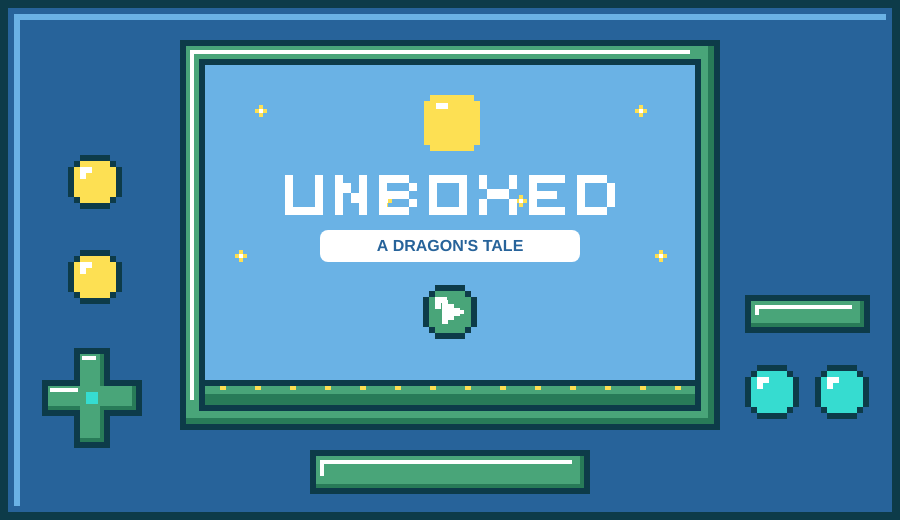
Frame 1 (no input)
Frame 60 (no input): identical to frame 1, image omitted
Frame 120 (the mouse pressed at the canvas centre since frame 60): identical to frame 1, image omitted

The p5.js sketch that drew this single still picture (run headless with seeded random() and noise() and a simulated clock; from frame 60 on, the mouse is pressed at the canvas centre):

// p5.js sketch
// ── sketch.js
//Angélica Díaz - 202514825
//Entrega final

//UNBOXED: A DRAGON'S TALE: Es un juego en el que el jugador debe guiar a un dragón hasta la meta utilizando las flechas del teclado para moverse y la barra espaciadora para saltar. Sin embargo, el camino aparentemente seguro esconde una trampa y la solución requiere explorar el escenario y utilizar elementos de la interfaz para avanzar sobre la propia consola.

//El juego propone una reflexión sobre la importancia de cuestionar las instrucciones y los caminos establecidos, en lugar de seguirlos por inercia. A través de sus mecánicas, invita a pensar fuera de la caja para encontrar una solución poco convencional. Después de todo, si eres un dragón, ¿por qué caminar cuando puedes volar?

//Variables para la paleta de colores 
let colVerdeOscuro;
let colVerdeMedio;
let colVerdeClaro;
let colAzulClaro;
let colAzulOscuro;
let colAmarillo;
let colBorde;
let colBlanco;
let colLuzDragon;
let colTurquesa;

//Variables de los objetos del juego
let consola;
let dragon;
let nubes = [];

//Estados
let INTRO = 0;
let INSTRUCCIONES = 1;
let NIVEL1 = 2;
let PERDIO = 3;
let GANO = 4;

//declarar inicio
let estadoActual = INTRO;

// CLASES

class Consola {
  constructor() {
    //Coordenadas fijas que delimitan la pantalla LCD interior
    this.pantallaX = 205;
    this.pantallaY = 65;
    this.pantallaAncho = 490;
    this.pantallaAlto = 340;
    this.trampaAbierta = false;
    this.huecoX = 395;

    //Coordenadas de la cruceta
    this.crucetaX = 42;
    this.crucetaY = 348;
    this.crucetaActiva = false; // Cambia cuando el dragón la pisa
    this.botonAbajoActivo = false; //También cambia
    this.botonArribaActivo = false; //También cambia
  }

  //Comportamiento 1: Dibujar el fondo de la consola, botones y pantalla interior
  display() {
    noStroke();

    //CARCASA EXTERIOR
    fill(colBorde);
    rect(0, 0, width, height);
    fill(colAzulOscuro);
    rect(8, 8, width - 16, height - 16);
    //Brillo superior e izquierdo de la carcasa
    fill(colAzulClaro);
    rect(14, 14, width - 28, 6);
    rect(14, 14, 6, height - 28);

    //PANTALLA LCD INTERIOR
    fill(colAzulClaro);
    rect(this.pantallaX, this.pantallaY, this.pantallaAncho, this.pantallaAlto);

    //Sol
    fill(colAmarillo);
    rect(430, 95, 44, 56);
    rect(424, 101, 56, 44);
    fill(colBlanco);
    rect(436, 103, 12, 6); // Brillo 

    //Estrellitas amarillas de 4 puntas 
    this.dibujarEstrella(255, 105);
    this.dibujarEstrella(635, 105);
    this.dibujarEstrella(380, 195);
    this.dibujarEstrella(515, 195);
    this.dibujarEstrella(235, 250);
    this.dibujarEstrella(446, 235);
    this.dibujarEstrella(655, 250);

    //Pasto
    fill(colBorde);
    rect(this.pantallaX, 380, this.pantallaAncho, 6);
    fill(colVerdeOscuro);
    rect(this.pantallaX, 386, this.pantallaAncho, 19);
    fill(colVerdeMedio);
    rect(this.pantallaX, 386, this.pantallaAncho, 8);
    
    //Detalles amarillos en el pasto
    fill(colAmarillo);
    for (let gx = this.pantallaX + 15; gx < this.pantallaX + this.pantallaAncho - 10; gx += 35) {
      rect(gx, 386, 6, 4);
    }

    //Hueco de la trampa (Se abre en el pasto debajo de donde pisa el dragón)
    if (this.trampaAbierta) {
      fill(colAzulClaro);
      rect(this.huecoX, 380, 115, 25);
      fill(colBorde);
      rect(this.huecoX, 380, 6, 25);
      rect(this.huecoX + 109, 380, 6, 25); 
    }

    //Flecha y banderita (Aparecen durante el juego y los estados de fin)
    if (estadoActual !== INTRO && estadoActual !== INSTRUCCIONES) {
      //Flecha
      fill(colBorde);
      rect(426, 331, 32, 24);  
      rect(454, 319, 8, 48); 
      rect(462, 325, 8, 36); 
      rect(470, 331, 8, 24);
      rect(478, 337, 8, 12); 

      fill(colAmarillo);
      rect(430, 335, 28, 16); 
      rect(458, 323, 4, 40); 
      rect(462, 329, 8, 28);
      rect(470, 335, 8, 16);
      rect(478, 341, 4, 4); 

      fill(colBlanco);
      rect(432, 337, 22, 4); // Brillito flecha

      //Banderita de la meta
      fill(colBorde);
      rect(631, 370, 32, 10); 
      rect(640, 290, 14, 82); 
      rect(637, 280, 20, 14); 
      rect(654, 294, 12, 32); 
      rect(666, 300, 12, 20); 
      rect(678, 306, 8, 8);   

      fill(colVerdeMedio);
      rect(635, 374, 24, 6);  
      fill(colBlanco);
      rect(644, 294, 6, 76);  
      fill(colAmarillo);
      rect(641, 284, 12, 6); 

      fill(colTurquesa);
      rect(654, 298, 12, 24); 
      rect(666, 304, 12, 12); 
      rect(678, 308, 4, 4);   
      fill(colBlanco);
      rect(656, 300, 8, 4); // Brillito bandera
    }

    //Placa inferior central
    this.dibujarPlacaRetro(310, 450, 280, 44);

    //Controles izquierdos (Botones amarillos)
    if (this.botonArribaActivo) {
      this.dibujarCirculoPixel(68, 155, colVerdeClaro);
    } else {
      this.dibujarCirculoPixel(68, 155, colAmarillo);
    }

    if (this.botonAbajoActivo) {
      this.dibujarCirculoPixel(68, 250, colVerdeClaro);
    } else {
      this.dibujarCirculoPixel(68, 250, colAmarillo);
    }

    //Cruceta
    let cx = this.crucetaX;
    let cy = this.crucetaY;
    fill(colBorde);
    rect(cx + 32, cy, 36, 100); // Borde vertical
    rect(cx, cy + 32, 100, 36); // Borde horizontal
    fill(colVerdeOscuro);
    rect(cx + 38, cy + 6, 24, 88); // Sombra interna
    rect(cx + 6, cy + 38, 88, 24);

    //Si el dragón está pisando la cruceta, se ilumina en verde claro
    if (this.crucetaActiva) {
      fill(colVerdeClaro);
    } else {
      fill(colVerdeMedio);
    }
    rect(cx + 38, cy + 6, 20, 84); // Relleno vertical
    rect(cx + 6, cy + 38, 84, 20); // Relleno horizontal

    fill(colBlanco);
    rect(cx + 40, cy + 8, 14, 4); // Brillito superior cruceta
    rect(cx + 8, cy + 40, 28, 4); // Brillito izquierdo cruceta

    //El centro también cambia a amarillo cuando el dragón pisa la cruceta
    if (this.crucetaActiva) {
      fill(colAmarillo);
    } else {
      fill(colTurquesa);
    }
    rect(cx + 44, cy + 44, 12, 12); // Centro de la cruceta

    // Controles derechos
    this.dibujarPlacaRetro(745, 295, 125, 38);
    this.dibujarCirculoPixel(745, 365, colTurquesa);
    this.dibujarCirculoPixel(815, 365, colTurquesa);
  }

  //Comportamiento 2: Dibujar el marco verde hueco ENCIMA del dragón para que pase por debajo
  mostrarMarco() {
    noStroke();

    //Borde oscuro del marco
    fill(colBorde);
    rect(180, 40, 540, 25); 
    rect(180, 405, 540, 25); 
    rect(180, 65, 25, 340); 
    rect(695, 65, 25, 340); 

    //Sombra verde oscura del marco
    fill(colVerdeOscuro);
    rect(186, 46, 528, 13); 
    rect(186, 411, 528, 13); 
    rect(186, 59, 13, 352); 
    rect(701, 59, 13, 352);

    //Color verde principal del marco
    fill(colVerdeMedio);
    rect(186, 46, 522, 13); 
    rect(186, 411, 522, 7);
    rect(186, 59, 13, 352);
    rect(701, 59, 7, 352);

    //Brillito blanco en L del marco
    fill(colBlanco);
    rect(190, 50, 500, 4); // Brillo superior
    rect(190, 50, 4, 350); // Brillo izquierdo
  }

  //Pantalla de inicio dentro de la consola (Estado INTRO)
  mostrarInicio() {
    noStroke();

    //UNBOXED centrado
    push();
    translate(285, 175);
    fill(colBlanco);

    //U
    rect(0, 0, 8, 40);
    rect(30, 0, 8, 40);
    rect(0, 32, 38, 8);

    //N
    rect(50, 0, 8, 40);
    rect(58, 8, 8, 10);
    rect(66, 18, 8, 10);
    rect(74, 0, 8, 40);

    //B
    rect(94, 0, 8, 40);
    rect(102, 0, 22, 8);
    rect(102, 16, 22, 8);
    rect(102, 32, 22, 8);
    rect(124, 8, 8, 8);
    rect(124, 24, 8, 8);

    //O
    rect(144, 0, 8, 40);
    rect(174, 0, 8, 40);
    rect(144, 0, 38, 8);
    rect(144, 32, 38, 8);

    //X
    rect(194, 0, 8, 14);
    rect(224, 0, 8, 14);
    rect(202, 14, 22, 10);
    rect(194, 24, 8, 16);
    rect(224, 24, 8, 16);

    //E
    rect(244, 0, 8, 40);
    rect(252, 0, 28, 8);
    rect(252, 16, 20, 8);
    rect(252, 32, 28, 8);

    //D
    rect(292, 0, 8, 40);
    rect(300, 0, 22, 8);
    rect(300, 32, 22, 8);
    rect(322, 8, 8, 24);
    pop();

    //Cajita blanca con A DRAGON'S TALE
    fill(colBlanco);
    rect(320, 230, 260, 32, 8);
    fill(colAzulOscuro);
    textAlign(CENTER, CENTER);
    textSize(16);
    textStyle(BOLD);
    text("A DRAGON'S TALE", 450, 247);

    //Botón Play
    let distMousePlay = dist(mouseX, mouseY, 450, 312);
    if (distMousePlay < 30) {
      this.dibujarCirculoPixel(423, 285, colAmarillo);
    } else {
      this.dibujarCirculoPixel(423, 285, colVerdeMedio);
    }
    push();
    translate(450, 312);
    if (distMousePlay < 30) {
      fill(colBorde);
    } else {
      fill(colBlanco);
    }
    rect(-8, -12, 6, 24);
    rect(-2, -8, 6, 16);
    rect(4, -4, 6, 8);
    rect(10, -2, 4, 4);
    pop();
  }

  //Pantalla de Instrucciones (Estado INSTRUCCIONES)
  mostrarInstrucciones() {
    noStroke();

    //Fondo oscuro semitransparente sobre la pantalla
    fill(13, 59, 73, 215);
    rect(this.pantallaX, this.pantallaY, this.pantallaAncho, this.pantallaAlto);

    //YOUR MISSION en Pixel Art centrado
    push();
    translate(340, 86);
    fill(colAmarillo);

    //Y
    rect(0, 0, 4, 12);
    rect(12, 0, 4, 12);
    rect(4, 10, 8, 4);
    rect(6, 14, 4, 10);

    //O
    rect(20, 0, 4, 24);
    rect(32, 0, 4, 24);
    rect(24, 0, 8, 4);
    rect(24, 20, 8, 4);

    //U
    rect(40, 0, 4, 24);
    rect(52, 0, 4, 24);
    rect(44, 20, 8, 4);

    //R
    rect(60, 0, 4, 24);
    rect(64, 0, 8, 4);
    rect(64, 10, 8, 4);
    rect(72, 4, 4, 6);
    rect(68, 14, 4, 4);
    rect(72, 18, 4, 6);

    //M
    rect(92, 0, 4, 24);
    rect(108, 0, 4, 24);
    rect(96, 4, 4, 6);
    rect(104, 4, 4, 6);
    rect(100, 10, 4, 6);

    //I
    rect(116, 0, 10, 4);
    rect(119, 4, 4, 16);
    rect(116, 20, 10, 4);

    //S
    rect(130, 0, 16, 4);
    rect(130, 4, 4, 6);
    rect(130, 10, 16, 4);
    rect(142, 14, 4, 6);
    rect(130, 20, 16, 4);

    //S
    rect(150, 0, 16, 4);
    rect(150, 4, 4, 6);
    rect(150, 10, 16, 4);
    rect(162, 14, 4, 6);
    rect(150, 20, 16, 4);

    //I
    rect(170, 0, 10, 4);
    rect(173, 4, 4, 16);
    rect(170, 20, 10, 4);

    //O
    rect(184, 0, 4, 24);
    rect(196, 0, 4, 24);
    rect(188, 0, 8, 4);
    rect(188, 20, 8, 4);

    //N
    rect(204, 0, 4, 24);
    rect(216, 0, 4, 24);
    rect(208, 6, 4, 6);
    rect(212, 12, 4, 6);
    pop();

    textAlign(CENTER, CENTER);

    //Objetivo
    fill(colBlanco);
    textSize(16);
    textStyle(BOLD);
    text("Get the dragon to the flag!", 450, 130);

    //Controles
    fill(colLuzDragon);
    textSize(14);
    textStyle(NORMAL);
    text("Use the ARROW KEYS to move and SPACE to jump.", 450, 162);

    //Pista
    text("Explore your surroundings, think outside the box,", 450, 192);
    text("and remember...", 450, 212);

    //Cajita blanca destacada (más espaciosa y con texto más grande)
    fill(colBlanco);
    rect(215, 238, 470, 34, 8);
    fill(colAzulOscuro);
    textSize(13);
    textStyle(BOLD);
    text("YOU'RE A DRAGON. WHY WALK WHEN YOU CAN FLY?", 450, 255);

    //Botón START para comenzar el juego
    let distMouseStart = dist(mouseX, mouseY, 450, 312);
    if (distMouseStart < 26) {
      this.dibujarCirculoPixel(423, 287, colAmarillo);
    } else {
      this.dibujarCirculoPixel(423, 287, colVerdeMedio);
    }

    push();
    translate(450, 312);
    if (distMouseStart < 26) {
      fill(colBorde);
    } else {
      fill(colBlanco);
    }
    //Icono de Play
    rect(-8, -12, 6, 24);
    rect(-2, -8, 6, 16);
    rect(4, -4, 6, 8);
    rect(10, -2, 4, 4);
    pop();

    //Texto START debajo del botón
    fill(colBlanco);
    textSize(11);
    textStyle(BOLD);
    text("START", 450, 350);
  }

  //Pantalla de Game Over (Estado PERDIO)
  mostrarGameOver() {
    noStroke();

    //Rectángulo oscuro con transparencia para ver el fondo
    fill(13, 59, 73, 190);
    rect(this.pantallaX, this.pantallaY, this.pantallaAncho, this.pantallaAlto);

    //GAME OVER centrado
    push();
    translate(258, 165);
    fill(colBlanco);

    //G
    rect(0, 0, 8, 40);
    rect(0, 0, 36, 8);
    rect(0, 32, 36, 8);
    rect(28, 20, 8, 20);
    rect(18, 20, 18, 8);

    //A
    rect(46, 8, 8, 32);
    rect(74, 8, 8, 32);
    rect(54, 0, 20, 8);
    rect(46, 20, 36, 8);

    //M
    rect(92, 0, 8, 40);
    rect(100, 8, 8, 10);
    rect(108, 16, 12, 10);
    rect(120, 8, 8, 10);
    rect(128, 0, 8, 40);

    //E
    rect(146, 0, 8, 40);
    rect(154, 0, 28, 8);
    rect(154, 16, 20, 8);
    rect(154, 32, 28, 8);

    //O
    rect(206, 0, 8, 40);
    rect(236, 0, 8, 40);
    rect(206, 0, 38, 8);
    rect(206, 32, 38, 8);

    //V
    rect(254, 0, 8, 26);
    rect(282, 0, 8, 26);
    rect(262, 24, 8, 10);
    rect(274, 24, 8, 10);
    rect(268, 32, 8, 8);

    //E
    rect(300, 0, 8, 40);
    rect(308, 0, 28, 8);
    rect(308, 16, 20, 8);
    rect(308, 32, 28, 8);

    //R
    rect(346, 0, 8, 40);
    rect(354, 0, 22, 8);
    rect(354, 18, 22, 8);
    rect(376, 8, 8, 10);
    rect(370, 26, 8, 8);
    rect(376, 32, 8, 8);
    pop();

    //Cajita blanca con Why walk when you can fly?
    fill(colBlanco);
    rect(305, 225, 290, 32, 8);
    fill(colAzulOscuro);
    textAlign(CENTER, CENTER);
    textSize(15);
    textStyle(BOLD);
    text("Why walk when you can fly?", 450, 242);

    //Botón retry
    let distMouseRetry = dist(mouseX, mouseY, 450, 312);
    if (distMouseRetry < 30) {
      this.dibujarCirculoPixel(423, 285, colAmarillo);
    } else {
      this.dibujarCirculoPixel(423, 285, colVerdeMedio);
    }

    push();
    translate(450, 312);
    if (distMouseRetry < 30) {
      fill(colBorde);
    } else {
      fill(colBlanco);
    }
    rect(-10, -10, 20, 5);
    rect(5, -10, 5, 20);
    rect(-10, 5, 20, 5);
    rect(-10, -2, 5, 12);
    rect(-14, -6, 12, 4);
    rect(-8, -14, 4, 12);
    pop();
  }

  //Pantalla de Victoria estilo Arcade (Estado GANO)
  mostrarVictoria() {
    noStroke();

    //Filtro oscuro transparente para ver el fondo y la banderita
    fill(13, 59, 73, 190);
    rect(this.pantallaX, this.pantallaY, this.pantallaAncho, this.pantallaAlto);

    //Estrellitas mágicas animadas de celebración
    this.dibujarEstrella(260, 115 + sin(frameCount * 0.1) * 6);
    this.dibujarEstrella(630, 115 + cos(frameCount * 0.1) * 6);
    this.dibujarEstrella(310, 285 + sin(frameCount * 0.12) * 6);
    this.dibujarEstrella(590, 285 + cos(frameCount * 0.12) * 6);
    this.dibujarEstrella(645, 215 + sin(frameCount * 0.08) * 8);

    //YOU WIN! centrado en pixel art 
    push();
    translate(313, 165);
    fill(colAmarillo);

    //Y
    rect(0, 0, 8, 16);
    rect(24, 0, 8, 16);
    rect(8, 16, 16, 10);
    rect(12, 26, 8, 14);

    //O
    rect(40, 0, 8, 40);
    rect(70, 0, 8, 40);
    rect(40, 0, 38, 8);
    rect(40, 32, 38, 8);

    //U
    rect(88, 0, 8, 40);
    rect(118, 0, 8, 40);
    rect(88, 32, 38, 8);

    //W
    rect(140, 0, 8, 40);
    rect(176, 0, 8, 40);
    rect(148, 32, 12, 8);
    rect(164, 32, 12, 8);
    rect(156, 16, 8, 18);

    //I
    rect(194, 0, 20, 8);
    rect(200, 8, 8, 24);
    rect(194, 32, 20, 8);

    //N
    rect(224, 0, 8, 40);
    rect(232, 8, 8, 10);
    rect(240, 18, 8, 10);
    rect(248, 0, 8, 40);

    //!
    rect(266, 0, 8, 26);
    rect(266, 32, 8, 8);
    pop();

    //Cajita blanca con You flew!
    fill(colBlanco);
    rect(370, 225, 160, 32, 8);
    fill(colAzulOscuro);
    textAlign(CENTER, CENTER);
    textSize(16);
    textStyle(BOLD);
    text("You flew!", 450, 241);

    //Botón Play Again
    let distMousePlayAgain = dist(mouseX, mouseY, 450, 302);
    if (distMousePlayAgain < 28) {
      this.dibujarCirculoPixel(423, 275, colAmarillo);
    } else {
      this.dibujarCirculoPixel(423, 275, colVerdeMedio);
    }

    push();
    translate(450, 302);
    if (distMousePlayAgain < 28) {
      fill(colBorde);
    } else {
      fill(colBlanco);
    }
    //Icono de Play (triangulito pixelado)
    rect(-8, -12, 6, 24);
    rect(-2, -8, 6, 16);
    rect(4, -4, 6, 8);
    rect(10, -2, 4, 4);
    pop();

    //Letrero debajo del botón
    fill(colBlanco);
    textAlign(CENTER, CENTER);
    textSize(11);
    textStyle(BOLD);
    text("PLAY AGAIN", 450, 338);
  }

  //Botones START - MENU
  dibujarPlacaRetro(x, y, ancho, alto) {
    fill(colBorde);
    rect(x, y, ancho, alto);
    fill(colVerdeOscuro);
    rect(x + 6, y + 6, ancho - 12, alto - 12);
    fill(colVerdeMedio);
    rect(x + 6, y + 6, ancho - 16, alto - 16);
    fill(colBlanco);
    rect(x + 10, y + 10, ancho - 28, 4);
    rect(x + 10, y + 10, 4, alto - 28);
  }

  //Dibuja las estrellitas amarillas de 4 puntas (+)
  dibujarEstrella(x, y) {
    fill(colAmarillo);
    rect(x + 4, y, 4, 12);
    rect(x, y + 4, 12, 4);
    fill(colBlanco);
    rect(x + 4, y + 4, 4, 4);
  }

  //Círculos en pixel art
  dibujarCirculoPixel(x, y, colBoton) {
    push();
    translate(x, y);
    noStroke();

    //Relleno del círculo (dos rectángulos cruzados)
    fill(colBoton);
    rect(12, 6, 30, 42);
    rect(6, 12, 42, 30);

    //Brillo blanco arriba a la izquierda dentro del botón
    fill(colBlanco);
    rect(12, 12, 12, 6);
    rect(12, 18, 6, 6);

    //Borde pixelado del círculo
    fill(colBorde);
    rect(12, 0, 30, 6); 
    rect(12, 48, 30, 6); 
    rect(0, 12, 6, 30); 
    rect(48, 12, 6, 30); 
    rect(6, 6, 6, 6); 
    rect(42, 6, 6, 6); 
    rect(6, 42, 6, 6); 
    rect(42, 42, 6, 6);

    pop();
  }
}

class Dragon {
  constructor(tempX, tempY, tempSize) {
    this.x = tempX;
    this.y = tempY;
    this.size = tempSize;
    this.velocidadY = 0;
    this.gravedad = 0.6;
    this.sueloY = tempY;
    this.limiteIzq = 15;
    this.limiteDer = 790;
    this.cayendoEnTrampa = false;
  }

  //Comportamiento 3: Dibujar al dragón y actualizar su caída
  display() {
    //El dragón cae con la gravedad en el hueco
    this.y = this.y + this.velocidadY;
    this.velocidadY = this.velocidadY + this.gravedad;

    if (this.y >= this.sueloY) {
      this.y = this.sueloY;
      this.velocidadY = 0;
    }

    //Abro un push para poder dibujar el dragón
    push();
    translate(this.x, this.y);
    scale(this.size);
    noStroke();

    //Relleno base del ala
    fill(colVerdeClaro);
    beginShape();
    vertex(4, 32);
    vertex(24, 32);
    vertex(52, 60);
    vertex(52, 72);
    vertex(32, 72);
    vertex(24, 64);
    vertex(12, 56);
    vertex(8, 44);
    vertex(4, 40);
    endShape(CLOSE);

    //Detalles internos del ala y punta de la cola
    fill(colTurquesa);
    beginShape();
    vertex(8, 40);
    vertex(28, 40);
    vertex(12, 56);
    vertex(8, 48);
    endShape(CLOSE);

    beginShape();
    vertex(28, 48);
    vertex(36, 56);
    vertex(24, 64);
    vertex(16, 56);
    endShape(CLOSE);

    beginShape();
    vertex(40, 60);
    vertex(48, 72);
    vertex(32, 72);
    endShape(CLOSE);

    beginShape();
    vertex(4, 100);
    vertex(12, 100);
    vertex(16, 108);
    vertex(4, 112);
    endShape(CLOSE);

    //Relleno de la cabeza y el cuerno
    fill(colVerdeClaro);
    beginShape();
    vertex(48, 16);
    vertex(60, 20);
    vertex(84, 24);
    vertex(92, 32);
    vertex(92, 48);
    vertex(104, 52);
    vertex(104, 64);
    vertex(96, 64);
    vertex(92, 68);
    vertex(56, 68);
    vertex(56, 48);
    vertex(52, 48);
    vertex(52, 28);
    vertex(48, 24);
    endShape(CLOSE);

    //Relleno del cuerpo, cola y patas
    beginShape();
    vertex(52, 64);
    vertex(80, 68);
    vertex(84, 76);
    vertex(92, 84);
    vertex(92, 96);
    vertex(80, 92);
    vertex(68, 92);
    vertex(68, 124);
    vertex(56, 124);
    vertex(48, 112);
    vertex(44, 104);
    vertex(32, 120);
    vertex(8, 120);
    vertex(4, 112);
    vertex(4, 100);
    vertex(16, 108);
    vertex(24, 100);
    vertex(36, 84);
    endShape(CLOSE);

    //Barriga y luz del hocico
    fill(colLuzDragon);
    beginShape();
    vertex(72, 68);
    vertex(80, 68);
    vertex(84, 84);
    vertex(76, 92);
    vertex(64, 92);
    endShape(CLOSE);
    rect(92, 48, 12, 16);

    //Bordes en pixel art con rect()
    fill(colBorde);

    //Borde de la cabeza y cuerno
    rect(44, 12, 8, 4);
    rect(52, 16, 12, 4);
    rect(60, 20, 24, 4);
    rect(84, 24, 4, 8);
    rect(88, 28, 4, 4);
    rect(92, 32, 4, 16);
    rect(96, 48, 8, 4);
    rect(104, 52, 4, 12);
    rect(96, 64, 8, 4);
    rect(76, 68, 20, 4);
    rect(44, 16, 4, 8);
    rect(48, 20, 4, 8);
    rect(52, 28, 8, 4);
    rect(48, 32, 4, 16);
    rect(52, 48, 8, 4);
    rect(56, 48, 4, 20);

    //Borde del ala
    rect(0, 32, 20, 4);
    rect(20, 28, 8, 4);
    rect(28, 32, 4, 4);
    rect(32, 36, 4, 8);
    rect(36, 44, 4, 4);
    rect(40, 48, 4, 8);
    rect(44, 56, 4, 4);
    rect(48, 60, 4, 4);
    rect(0, 32, 4, 12);
    rect(4, 40, 4, 8);
    rect(8, 44, 4, 16);
    rect(12, 56, 4, 4);
    rect(16, 60, 8, 4);
    rect(20, 64, 8, 4);
    rect(28, 68, 4, 8);
    rect(28, 72, 16, 4);

    //Borde de espalda y cola
    rect(36, 76, 12, 4);
    rect(32, 80, 8, 4);
    rect(28, 84, 8, 4);
    rect(24, 88, 8, 4);
    rect(20, 92, 8, 4);
    rect(16, 96, 8, 8);
    rect(12, 100, 8, 8);
    rect(4, 96, 4, 8);
    rect(8, 96, 4, 4);
    rect(0, 104, 4, 12);
    rect(4, 112, 4, 8);
    rect(8, 116, 4, 8);
    rect(8, 120, 24, 4);
    rect(32, 116, 8, 4);
    rect(36, 112, 8, 4);
    rect(40, 104, 8, 8);

    //Borde de brazo y pata
    rect(84, 72, 4, 8);
    rect(88, 76, 4, 8);
    rect(92, 80, 4, 16);
    rect(80, 96, 12, 4);
    rect(80, 88, 4, 8);
    rect(68, 92, 16, 4);
    rect(64, 96, 4, 16);
    rect(68, 104, 4, 20);
    rect(56, 124, 12, 4);
    rect(52, 116, 8, 8);
    rect(48, 108, 4, 12);

    //Ojo y nariz
    rect(72, 40, 8, 16);
    rect(96, 56, 4, 4);
    fill(colBlanco);
    rect(76, 44, 4, 4);

    pop();
  }

  //Comportamiento 4: Moverse a la izquierda o derecha cuando se tiene presionada la tecla
  mover() {
    if (keyIsPressed && this.cayendoEnTrampa === false) {
      if (keyCode === LEFT_ARROW || key === 'ArrowLeft' || key === 'a' || key === 'A') {
        this.x = this.x - 4;
      }
      if (keyCode === RIGHT_ARROW || key === 'ArrowRight' || key === 'd' || key === 'D') {
        this.x = this.x + 4;
      }
    }

    //Solo frena en el borde exterior de toda la consola
    if (this.x < this.limiteIzq) {
      this.x = this.limiteIzq;
    }
    if (this.x > this.limiteDer) {
      this.x = this.limiteDer;
    }
  }

  //Comportamiento 5: Saltar cuando se presiona la barra espaciadora
  saltar() {
    if (this.y >= this.sueloY) {
      this.velocidadY = -12;
    }
  }

  //Comportamiento 6: Relación entre Dragon y Consola usando dist y map
  interactuar(otraConsola) {
    //Coordenadas de los pies del dragón
    let piesX = this.x + 55;
    let piesY = this.y + 112;

    otraConsola.crucetaActiva = false;
    otraConsola.botonAbajoActivo = false;
    otraConsola.botonArribaActivo = false;

    //Se mide la distancia de los pies del dragón a los botones, cruceta y a la trampa del pasto
    let distBotonArriba = dist(piesX, piesY, 95, 155);
    let distBotonAbajo  = dist(piesX, piesY, 95, 250);
    let distCruceta     = dist(piesX, piesY, 92, 380);

    //Si pisa el pasto en la zona de la trampa (465 a 590), se abre el piso
    if (piesX >= 465 && piesX <= 590 && piesY >= 375 && this.cayendoEnTrampa === false) {
      otraConsola.trampaAbierta = true;
      otraConsola.huecoX = this.x - 9;
      this.cayendoEnTrampa = true;
    }

    //Si aterriza en la meta (de 590 hasta el final de la pantalla)
    if (piesX > 590 && piesX < otraConsola.pantallaX + otraConsola.pantallaAncho && piesY >= 375 && this.cayendoEnTrampa === false) {
      estadoActual = GANO;
    }

    //Si ya cayó en la trampa, se va directo al vacío y al caer pasa a PERDIO
    if (this.cayendoEnTrampa) {
      this.sueloY = 1500;
      if (this.y > 1400) {
        estadoActual = PERDIO;
      }
    }
    //Botón amarillo de arriba
    else if (distBotonArriba < 30 && piesY <= 165 && this.velocidadY >= 0) {
      this.sueloY = 43;
      otraConsola.botonArribaActivo = true;
    }
    //Botón amarillo de abajo 
    else if (distBotonAbajo < 30 && piesY <= 260 && this.velocidadY >= 0) {
      this.sueloY = 138;
      otraConsola.botonAbajoActivo = true;
    }
    //Brazo horizontal de la cruceta
    else if (distCruceta < 50 && piesY <= 390 && this.velocidadY >= 0) {
      this.sueloY = 268;
      otraConsola.crucetaActiva = true;
    }
    //Si está dentro de la pantalla LCD, pisa el pasto
    else if (piesX > otraConsola.pantallaX && piesX < otraConsola.pantallaX + otraConsola.pantallaAncho) {
      this.sueloY = 268;
    }
    //Si no pisa nada, cae al fondo de la consola
    else {
      this.sueloY = 395;
    }

    //Revisar si el dragón cae encima de alguna nube del arreglo
    for (let nube of nubes) {
      let distNube = dist(piesX, piesY, nube.x + 48, nube.y + 15);
      if (distNube < 48 && piesY <= nube.y + 25 && this.velocidadY >= 0) {
        this.sueloY = nube.y - 97;
      }
    }
  }
}

class Nube {
  constructor(tempX, tempY) {
    this.x = tempX;
    this.y = tempY;
  }

  //Dibujar la nube en pixel art
  display() {
    push();
    translate(this.x, this.y);
    noStroke();

    //Relleno principal plano
    fill(colLuzDragon);
    rect(28, 4, 28, 36);
    rect(20, 8, 44, 32);
    rect(12, 16, 68, 24);
    rect(4, 24, 88, 12);

    //Sombrita inferior
    fill(colVerdeClaro);
    rect(4, 30, 88, 6);
    rect(16, 34, 64, 6);
    rect(28, 26, 24, 6);

    //Brillito blanco superior
    fill(colBlanco);
    rect(32, 8, 16, 4);
    rect(24, 12, 8, 4);

    //Borde oscuro en pixel art
    fill(colBorde);
    rect(28, 0, 28, 4);
    rect(20, 4, 8, 4);
    rect(56, 4, 8, 4);
    rect(16, 8, 4, 8);
    rect(60, 8, 4, 8);
    rect(64, 12, 12, 4);
    rect(8, 16, 8, 4);
    rect(76, 16, 8, 4);
    rect(4, 20, 4, 4);
    rect(84, 20, 4, 4);
    rect(0, 24, 4, 12);
    rect(88, 24, 4, 4);
    rect(92, 28, 4, 8);
    rect(4, 36, 12, 4);
    rect(80, 36, 12, 4);
    rect(16, 40, 64, 4);

    pop();
  }
}

//SETUP Y DRAW

function setup() {
  createCanvas(900, 520);

  //Paleta de colores
  colVerdeOscuro = color(40, 123, 88); 
  colVerdeMedio  = color(73, 165, 121);  
  colVerdeClaro  = color(151, 213, 190); 
  colAzulClaro   = color(106, 178, 229);
  colAzulOscuro  = color(39, 99, 154);   
  colAmarillo    = color(253, 224, 83);  
  colBorde       = color(13, 59, 73);   
  colBlanco      = color(255, 255, 255);
  colLuzDragon   = color(205, 243, 214); 
  colTurquesa    = color(54, 220, 208);  

  //Objetos principales (escala 0.9 para el dragón)
  consola = new Consola();
  dragon = new Dragon(240, 268, 0.9);

  //Se crean las 4 nubes en el arreglo (abajo, arriba, arriba, abajo)
  nubes.push(new Nube(235, 175));
  nubes.push(new Nube(315, 105));
  nubes.push(new Nube(490, 105));
  nubes.push(new Nube(570, 175));
}

//DRAW
function draw() {
  background(colBorde);

  //ESTADO 0: Pantalla de inicio
  if (estadoActual === INTRO) {
    consola.display();
    consola.mostrarInicio();
    consola.mostrarMarco();
  }

  //ESTADO 1: Pantalla de instrucciones
  if (estadoActual === INSTRUCCIONES) {
    consola.display();
    consola.mostrarInstrucciones();
    consola.mostrarMarco();
  }

  //ESTADO 2: Juego
  if (estadoActual === NIVEL1) {
    //El dragón verifica si pisa el pasto, nubes o cruceta
    dragon.interactuar(consola);

    //Se dibuja el fondo de la consola y la pantalla LCD
    consola.display();

    //Se dibujan las nubes
    for (let nube of nubes) {
      nube.display();
    }

    //Se mueve y se dibuja el dragón
    dragon.mover();
    dragon.display();

    //Se dibuja el marco verde ENCIMA de todo para que el dragón pase por debajo
    consola.mostrarMarco();
  }

  //ESTADO 3: Game Over
  if (estadoActual === PERDIO) {
    consola.display();
    consola.mostrarGameOver();
    consola.mostrarMarco();
  }

  //ESTADO 4: Victoria
  if (estadoActual === GANO) {
    consola.display();

    //Se dibujan las nubes
    for (let nube of nubes) {
      nube.display();
    }

    dragon.display();
    consola.mostrarVictoria();
    consola.mostrarMarco();
  }
}

// EVENTOS

//Hacer clic en play, start, retry o play again
function mousePressed() {
  if (estadoActual === INTRO) {
    let distPlay = dist(mouseX, mouseY, 450, 312);
    if (distPlay < 30) {
      estadoActual = INSTRUCCIONES; // Pasa a las instrucciones
    }
  } else if (estadoActual === INSTRUCCIONES) {
    let distStart = dist(mouseX, mouseY, 450, 312);
    if (distStart < 30) {
      estadoActual = NIVEL1; // Empieza el juego
    }
  } else if (estadoActual === PERDIO) {
    let distRetry = dist(mouseX, mouseY, 450, 312);
    if (distRetry < 30) {
      consola.trampaAbierta = false;
      dragon.x = 240;
      dragon.y = 268;
      dragon.sueloY = 268;
      dragon.velocidadY = 0;
      dragon.cayendoEnTrampa = false;
      estadoActual = NIVEL1;
    }
  } else if (estadoActual === GANO) {
    let distPlayAgain = dist(mouseX, mouseY, 450, 302);
    if (distPlayAgain < 28) {
      consola.trampaAbierta = false;
      dragon.x = 240;
      dragon.y = 268;
      dragon.sueloY = 268;
      dragon.velocidadY = 0;
      dragon.cayendoEnTrampa = false;
      estadoActual = NIVEL1;
    }
  }
}

//Saltos del dragón
function keyPressed() {
  if (keyCode === 32) {
    dragon.saltar();
  }
}
